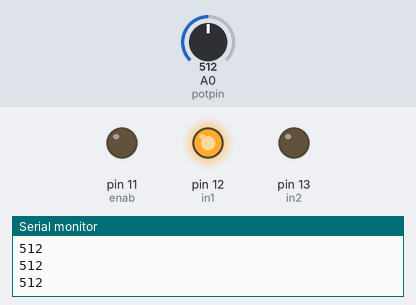
A sketch run on a simulated Arduino Uno, built with avr-gcc and run on an emulated ATmega328P. Shown: output pins drawn as LEDs (lit = HIGH), the last lines printed to the serial monitor. The inputs (shaded band) are chosen by the test bench; at power-on: A0 (potpin) = 512.

Above: at 1.2 s.
1.3 s: A0 (potpin) set to 716
At 2.0 s:
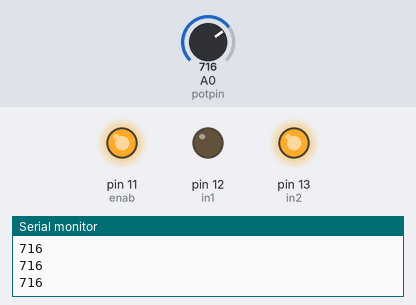
2.8 s: A0 (potpin) set to 245
At 3.8 s:
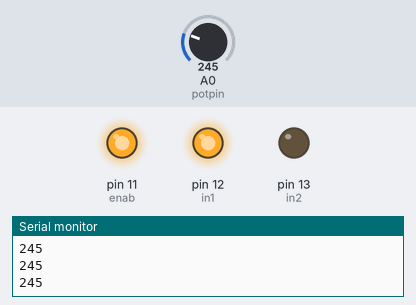
4.3 s: A0 (potpin) set to 272
5.8 s: A0 (potpin) set to 302
At 7.0 s:
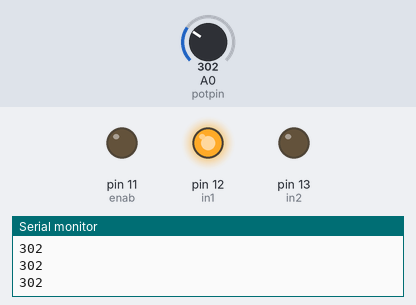
7.3 s: A0 (potpin) set to 900
At 7.8 s:
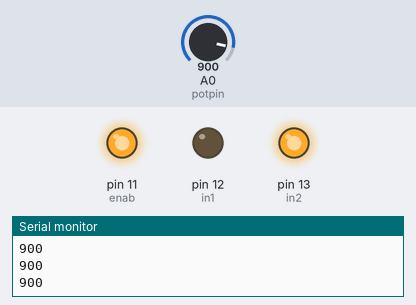
Timing chart, 0 to 9.8 s (numbered marks = the images above; inputs shaded):
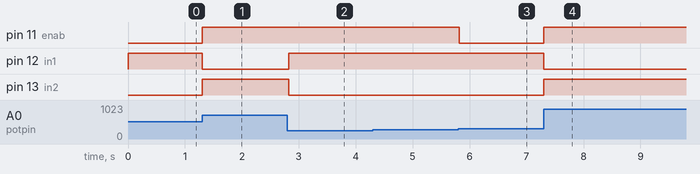

The sketch:

invertpendulum.ino
```cpp
//declare pins
int in1 = 12;
int in2 = 13;
int enab = 11;
int potpin = 0;

//declare control vars
int center = 530;
int potval = 0;
int error = 0;
int k_p = 400;
int k_i = 200;
int pwm_val = 0;
int i_term = 0;
int loop_cnt = 0;
int ts = 0.03;


void setup(){
  pinMode(in1,OUTPUT);
  pinMode(in2,OUTPUT);
  pinMode(enab,OUTPUT); //pwm 11
 Serial.begin(9600);
}


void loop(){
  potval = analogRead(potpin);
  error = potval - center;
  i_term = ts*(i_term+error);

  pwm_val = error * k_p + i_term * k_i;

  if(error < 0){
    //flip
    digitalWrite(in1,HIGH);
    digitalWrite(in2,LOW);
  }
  else{
    digitalWrite(in1,LOW);
    digitalWrite(in2,HIGH);
  }

  if(pwm_val > 255){
   pwm_val = 255;
  }
  if(pwm_val < 0){
     pwm_val = 0;
  }

  analogWrite(enab,pwm_val);

  delay(30);

  loop_cnt++;

  Serial.println(potval);

//  delay(5000);
//
//  digitalWrite(enab,HIGH);
//  digitalWrite(in1,LOW);
//  digitalWrite(in2,HIGH);
//
//  delay(5000);
//  digitalWrite(enab,LOW);
//  digitalWrite(in1,LOW);
//  digitalWrite(in2,LOW);
//
//  delay(5000);
}
```

Measured:
- the behaviour switches between 284 and 285 on A0 (potpin) (found by bisection; images 2 and 3)
- after the input at 1.3 s, pin 11 (enab), pin 13 (in2): LOW → HIGH at once; pin 12 (in1): HIGH → LOW at once
- after the input at 2.8 s, pin 12 (in1): LOW → HIGH at once; pin 13 (in2): HIGH → LOW at once
- after the input at 5.8 s, pin 11 (enab): HIGH → LOW at once
- after the input at 7.3 s, pin 11 (enab), pin 13 (in2): LOW → HIGH at once; pin 12 (in1): HIGH → LOW at once
